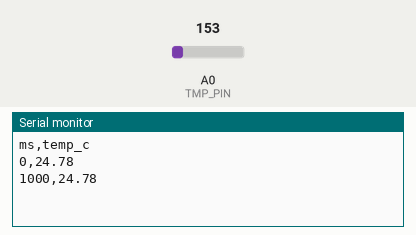
The sketch below on a simulated Arduino Uno, built with avr-gcc and run on an emulated ATmega328P. On the bench: the last lines printed to the serial monitor. Inputs (shaded band) come from the test bench; at power-on: A0 (TMP_PIN) = 153.

Above: at 1.8 s.
1.9 s: A0 (TMP_PIN) set to 165
At 2.8 s:
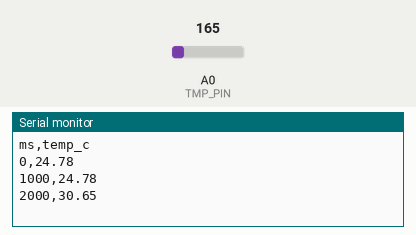
3.4 s: A0 (TMP_PIN) set to 175
At 4.7 s:
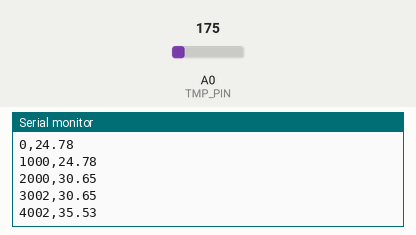
Timing chart, 0 to 6.4 s (numbered marks = the images above; inputs shaded):
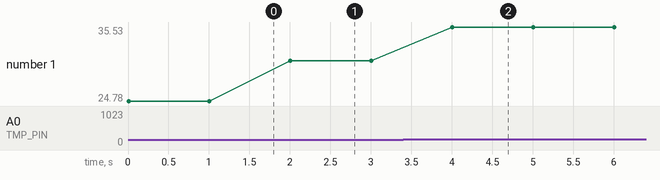

The sketch:

temp_logger_tmp36.ino
```cpp
// Arduino Temperature Logger — TMP36 (analog)
// Wiring: TMP36 Vout -> A0, + -> 5V (or 3.3V), - -> GND

const int TMP_PIN = A0;
const float VREF = 5.0; // change to 3.3 if your board runs at 3.3V

void setup() {
  Serial.begin(9600);
  while(!Serial) {;}
  Serial.println("ms,temp_c");
}

void loop() {
  int raw = analogRead(TMP_PIN);
  float voltage = (raw * VREF) / 1023.0;
  float tempC = (voltage - 0.5) * 100.0; // TMP36 transfer function
  unsigned long ms = millis();
  Serial.print(ms);
  Serial.print(",");
  Serial.println(tempC, 2);
  delay(1000);
}
```

Measured:
- after the input at 1.9 s, the serial monitor: prints a new line after 0.10 s (image 1)
- after the input at 3.4 s, the serial monitor: prints a new line after 0.60 s (image 2)
- plotted number 1: 24.78 → 30.65 after the input at 1.9 s, 30.65 → 35.53 after the input at 3.4 s
